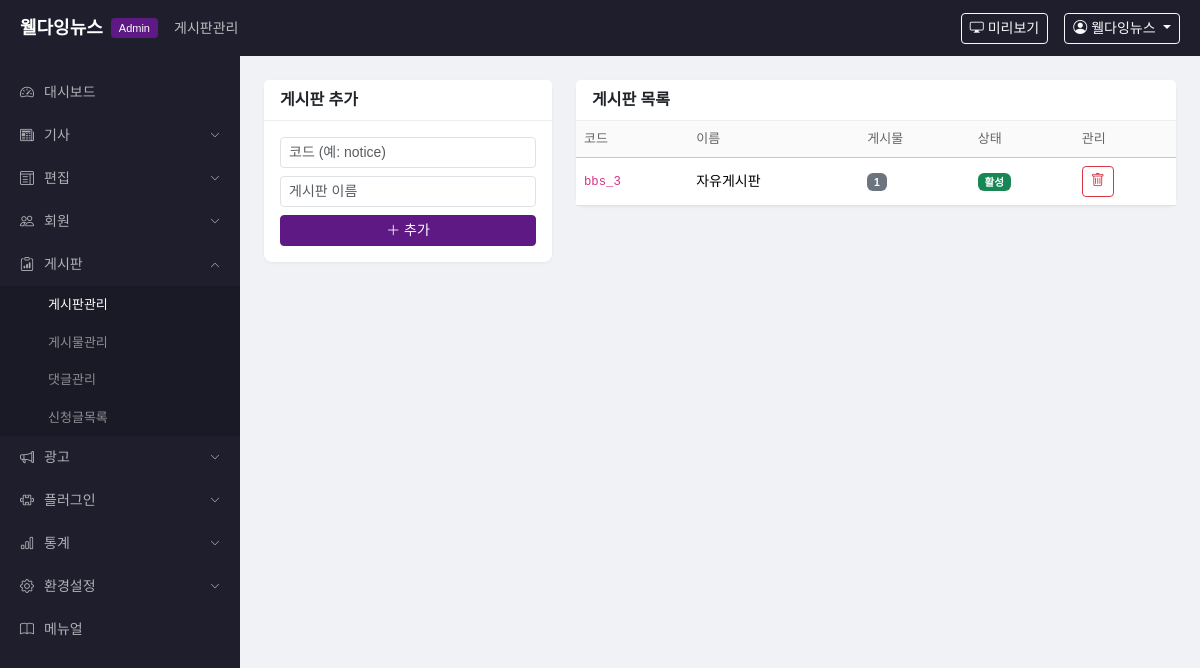
Screenshot of /admin/boards (signed in) with the database file from the repository.
### app/models.py (models this page shows)
class AdminUser(UserMixin, db.Model):
    __tablename__ = 'admin_user'
    id = db.Column(db.Integer, primary_key=True)
    user_id = db.Column(db.String(50), unique=True, nullable=False)
    password_hash = db.Column(db.String(256), nullable=False)
    name = db.Column(db.String(50), nullable=False)
    email = db.Column(db.String(100))
    department = db.Column(db.String(50), default='')
    level = db.Column(db.String(20), default='admin')  # admin, editor, reporter
    is_active = db.Column(db.Boolean, default=True)
    is_dormant = db.Column(db.Boolean, default=False)
    created_at = db.Column(db.DateTime, default=datetime.now)

class Board(db.Model):
    __tablename__ = 'board'
    id = db.Column(db.Integer, primary_key=True)
    code = db.Column(db.String(20), unique=True, nullable=False)
    name = db.Column(db.String(100), nullable=False)
    description = db.Column(db.Text, default='')
    is_active = db.Column(db.Boolean, default=True)
    sort_order = db.Column(db.Integer, default=0)
    created_at = db.Column(db.DateTime, default=datetime.now)

### app/admin/routes.py (the view)
@admin_bp.route('/boards')
@admin_required
def board_list():
    boards = Board.query.order_by(Board.sort_order).all()
    return render_template('admin/board_list.html', boards=boards)

### app/__init__.py (called while the page is built)
def create_app():
    app = Flask(__name__)
    app.config.from_object(Config)
    os.makedirs(app.config['UPLOAD_FOLDER'], exist_ok=True)
    db.init_app(app)
    login_manager.init_app(app)
    login_manager.login_view = 'admin.login'
    @login_manager.user_loader
    def load_user(user_id):
        return db.session.get(AdminUser, int(user_id))
    from app.admin import admin_bp
    from app.public import public_bp
    app.register_blueprint(admin_bp, url_prefix='/admin')
    app.register_blueprint(public_bp)
    with app.app_context():
        db.create_all()
    return app

### app/admin/routes.py (called while the page is built)
def admin_required(f):
    @wraps(f)
    @login_required
    def decorated(*args, **kwargs):
        return f(*args, **kwargs)
    return decorated

### app/admin/templates/admin/board_list.html
{% extends "admin/base.html" %}
{% block nav_title %}게시판관리{% endblock %}
{% block content %}
<div class="row">
    <div class="col-lg-4 mb-3">
        <div class="card">
            <div class="card-header"><strong>게시판 추가</strong></div>
            <div class="card-body">
                <form method="post" action="{{ url_for('admin.board_add') }}">
                    <div class="mb-2"><input type="text" name="code" class="form-control form-control-sm" placeholder="코드 (예: notice)" required></div>
                    <div class="mb-2"><input type="text" name="name" class="form-control form-control-sm" placeholder="게시판 이름" required></div>
                    <button class="btn btn-primary btn-sm w-100"><i class="bi bi-plus-lg"></i> 추가</button>
                </form>
            </div>
        </div>
    </div>
    <div class="col-lg-8">
        <div class="card">
            <div class="card-header"><strong>게시판 목록</strong></div>
            <div class="table-responsive">
                <table class="table table-hover mb-0">
                    <thead class="table-light"><tr><th>코드</th><th>이름</th><th>게시물</th><th>상태</th><th>관리</th></tr></thead>
                    <tbody>
                        {% for b in boards %}
                        <tr>
                            <td><code>{{ b.code }}</code></td><td>{{ b.name }}</td>
                            <td><span class="badge bg-secondary">{{ b.posts.count() }}</span></td>
                            <td><span class="badge {% if b.is_active %}bg-success{% else %}bg-danger{% endif %}">{{ '활성' if b.is_active else '비활성' }}</span></td>
                            <td>
                                <form method="post" action="{{ url_for('admin.board_delete', board_id=b.id) }}" class="d-inline" onsubmit="return confirm('게시물도 함께 삭제됩니다.')">
                                    <button class="btn btn-sm btn-outline-danger"><i class="bi bi-trash"></i></button>
                                </form>
                            </td>
                        </tr>
                        {% else %}
                        <tr><td colspan="5" class="text-center text-muted py-3">게시판이 없습니다.</td></tr>
                        {% endfor %}
                    </tbody>
                </table>
            </div>
        </div>
    </div>
</div>
{% endblock %}

### app/admin/templates/admin/base.html (shortened to what this page needs)
<!DOCTYPE html>
<html lang="ko">
<head>
    <link href="https://cdn.jsdelivr.net/npm/bootstrap@5.3.3/dist/css/bootstrap.min.css" rel="stylesheet">
    <link href="https://cdn.jsdelivr.net/npm/bootstrap-icons@1.11.3/font/bootstrap-icons.min.css" rel="stylesheet">
    <link href="{{ url_for('static', filename='css/admin.css') }}" rel="stylesheet">
</head>
<body>
<header class="admin-header">
    <div class="d-flex align-items-center w-100">
        <a href="{{ url_for('admin.dashboard') }}" class="admin-logo">
            <span class="logo-text">웰다잉뉴스</span>
            <span class="logo-badge">Admin</span>
        </a>
        <div class="admin-nav-title ms-3">{% block nav_title %}대시보드{% endblock %}</div>
        <div class="ms-auto d-flex align-items-center gap-3">
            <a href="{{ url_for('public.index') }}" target="_blank" class="btn btn-sm btn-outline-light">
                <i class="bi bi-display"></i> 미리보기
            </a>
            <div class="dropdown">
                <button class="btn btn-sm btn-outline-light dropdown-toggle" data-bs-toggle="dropdown">
                    <i class="bi bi-person-circle"></i> {{ current_user.name }}
                </button>
            </div>
        </div>
    </div>
</header>
<div class="admin-layout">
    <aside class="admin-sidebar">
        <nav>
            {% set ep = request.endpoint or '' %}
            <ul class="sidebar-nav">
                <li class="{% if ep == 'admin.dashboard' %}active{% endif %}">
                    <a href="{{ url_for('admin.dashboard') }}"><i class="bi bi-speedometer2"></i> 대시보드</a>
                </li>
                <li class="nav-group {% if 'article' in ep or ep == 'admin.approval' or ep == 'admin.article_comments' or ep == 'admin.article_structure' %}open{% endif %}">
                    <a href="#" class="nav-group-toggle"><i class="bi bi-newspaper"></i> 기사 <i class="bi bi-chevron-down ms-auto"></i></a>
                </li>
                <li class="nav-group {% if 'edit_layout' in ep %}open{% endif %}">
                    <a href="#" class="nav-group-toggle"><i class="bi bi-layout-text-window"></i> 편집 <i class="bi bi-chevron-down ms-auto"></i></a>
                </li>
                <li class="nav-group {% if 'member' in ep or 'dormant' in ep or 'etc_level' in ep or 'division' in ep or 'department' in ep %}open{% endif %}">
                    <a href="#" class="nav-group-toggle"><i class="bi bi-people"></i> 회원 <i class="bi bi-chevron-down ms-auto"></i></a>
                </li>
                <li class="nav-group {% if 'board' in ep or 'bbs' in ep or 'event_request' in ep %}open{% endif %}">
                    <a href="#" class="nav-group-toggle"><i class="bi bi-clipboard-data"></i> 게시판 <i class="bi bi-chevron-down ms-auto"></i></a>
                    <ul class="nav-sub">
                        <li class="{% if ep == 'admin.board_list' %}active{% endif %}"><a href="{{ url_for('admin.board_list') }}">게시판관리</a></li>
                        <li class="{% if ep == 'admin.bbs_post_list' %}active{% endif %}"><a href="{{ url_for('admin.bbs_post_list') }}">게시물관리</a></li>
                        <li class="{% if ep == 'admin.bbs_reply_list' %}active{% endif %}"><a href="{{ url_for('admin.bbs_reply_list') }}">댓글관리</a></li>
                        <li class="{% if ep == 'admin.event_request_list' %}active{% endif %}"><a href="{{ url_for('admin.event_request_list') }}">신청글목록</a></li>
                    </ul>
                </li>
                <li class="nav-group {% if 'banner' in ep or 'popup' in ep %}open{% endif %}">
                    <a href="#" class="nav-group-toggle"><i class="bi bi-megaphone"></i> 광고 <i class="bi bi-chevron-down ms-auto"></i></a>
                </li>
                <li class="nav-group {% if 'poll' in ep %}open{% endif %}">
                    <a href="#" class="nav-group-toggle"><i class="bi bi-puzzle"></i> 플러그인 <i class="bi bi-chevron-down ms-auto"></i></a>
                </li>
                <li class="nav-group {% if 'stats' in ep %}open{% endif %}">
                    <a href="#" class="nav-group-toggle"><i class="bi bi-bar-chart"></i> 통계 <i class="bi bi-chevron-down ms-auto"></i></a>
                </li>
                <li class="nav-group {% if 'settings' in ep or 'section' in ep or 'comment_config' in ep %}open{% endif %}">
                    <a href="#" class="nav-group-toggle"><i class="bi bi-gear"></i> 환경설정 <i class="bi bi-chevron-down ms-auto"></i></a>
                </li>
                <li class="{% if ep == 'admin.manual' %}active{% endif %}">
                    <a href="{{ url_for('admin.manual') }}"><i class="bi bi-book"></i> 메뉴얼</a>
                </li>
            </ul>
        </nav>
    </aside>
    <main class="admin-content">
        {% block content %}{% endblock %}
    </main>
</div>
</body>
</html>

### app/static/css/admin.css (style rules this page uses)
body { font-family: 'Noto Sans KR', sans-serif; background: #f0f2f5; margin: 0; }
.admin-header { position: fixed; top: 0; left: 0; right: 0; z-index: 1000; height: 56px; background: #1e1e2d; color: #fff; display: flex; align-items: center; padding: 0 20px; }
.admin-logo { text-decoration: none; display: flex; align-items: center; gap: 8px; }
.admin-logo .logo-text { color: #fff; font-size: 18px; font-weight: 700; }
.admin-logo .logo-badge { background: #5e1985; color: #fff; font-size: 11px; padding: 2px 8px; border-radius: 4px; font-weight: 500; }
.admin-nav-title { color: rgba(255,255,255,0.7); font-size: 14px; }
.admin-layout { display: flex; margin-top: 56px; min-height: calc(100vh - 56px); }
.admin-sidebar { width: 240px; min-width: 240px; background: #1e1e2d; padding: 15px 0; position: fixed; top: 56px; bottom: 0; left: 0; overflow-y: auto; }
.sidebar-nav { list-style: none; padding: 0; margin: 0; }
.sidebar-nav > li > a { display: flex; align-items: center; gap: 10px; padding: 11px 20px; color: rgba(255,255,255,0.65); text-decoration: none; font-size: 14px; transition: all 0.2s; }
.nav-sub { list-style: none; padding: 0; margin: 0; display: none; background: rgba(0,0,0,0.15); }
.nav-group.open .nav-sub { display: block; }
.nav-sub li a { display: block; padding: 9px 20px 9px 48px; color: rgba(255,255,255,0.5); text-decoration: none; font-size: 13px; transition: all 0.2s; }
.nav-sub li a:hover, .nav-sub li.active a { color: #fff; }
.nav-group-toggle .ms-auto { font-size: 10px; transition: transform 0.2s; }
.nav-group.open .nav-group-toggle .ms-auto { transform: rotate(180deg); }
.admin-content { flex: 1; margin-left: 240px; padding: 24px; }
.card { border: none; box-shadow: 0 1px 3px rgba(0,0,0,0.06); border-radius: 8px; }
.card-header { background: #fff; border-bottom: 1px solid #eee; font-weight: 500; }
.table th { font-weight: 500; font-size: 13px; color: #666; background: #fafafa; }
.table td { font-size: 14px; vertical-align: middle; }
.btn-primary { background: #5e1985; border-color: #5e1985; }

### rows the page displays
AdminUser: name "웰다잉뉴스"
Board: code "bbs_3", name "자유게시판", posts.count "1", is_active "활성"
